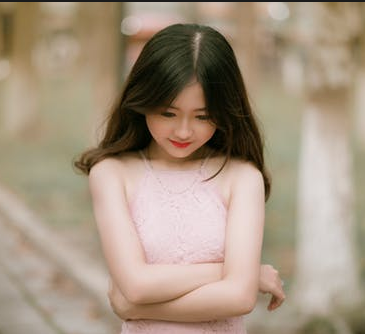
//> input picture opencv/learnOpencv/images/test.png, 365 x 334 px
$ ./009-色彩空间及其应用_提取图像前景和背景_   (built with g++ and OpenCV 4)
//> lines starting //> are read from the running program, lines starting //| are printed output that depends on the picture
#include <iostream>
#include <opencv2/opencv.hpp>

using namespace std;
using namespace cv;

/*
 * 色彩空间及其应用
 */
int main() {
    Mat src = imread("../images/test.png");
//> src is the input picture: 334 rows x 365 cols, CV_8UC3; mean B, G, R 128.5, 147.9, 165.4
    if (src.empty()) {
        cout << "could not load image.." << endl;
    }
    imshow("input", src);

    // RGB ==> HSV  YUV  YCrCb
    Mat hsv, yuv, ycrcb;
    cvtColor(src, hsv, COLOR_BGR2HSV);
//> hsv: 334 rows x 365 cols, CV_8UC3; mean H, S, V 25.5, 69, 165.5
    cvtColor(src, yuv, COLOR_BGR2YUV);
//> yuv: 334 rows x 365 cols, CV_8UC3; mean of channels 0, 1, 2 150.9, 117.1, 140.7
    cvtColor(src, ycrcb, COLOR_BGR2YCrCb);
//> ycrcb: 334 rows x 365 cols, CV_8UC3; mean of channels 0, 1, 2 150.9, 138.3, 115.4
    imshow("hsv", hsv);
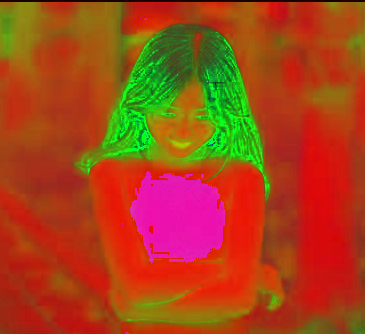
//> window 'hsv': 334 rows x 365 cols, CV_8UC3; mean B, G, R 25.5, 69, 165.5
    imshow("yuv", yuv);
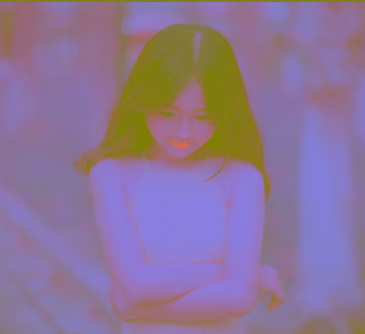
//> window 'yuv': 334 rows x 365 cols, CV_8UC3; mean B, G, R 150.9, 117.1, 140.7
    imshow("ycrcb", ycrcb);
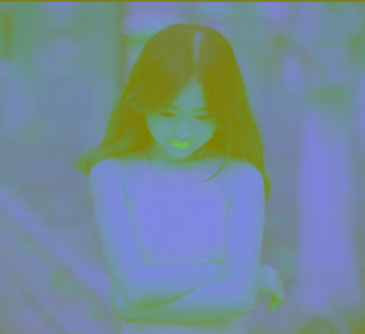
//> window 'ycrcb': 334 rows x 365 cols, CV_8UC3; mean B, G, R 150.9, 138.3, 115.4

    /*
     * 提取图像前景和背景
     */
    Mat src2 = imread("../images/boy.jpg");
//> boy.jpg cannot be read in this run, so this picture is empty
//> (the run ends here: the program stops with an error, at `imshow("input boy", src2);`)

$ run again, with opencv/learnOpencv/images/basketball1.png copied over opencv/learnOpencv/images/test.png
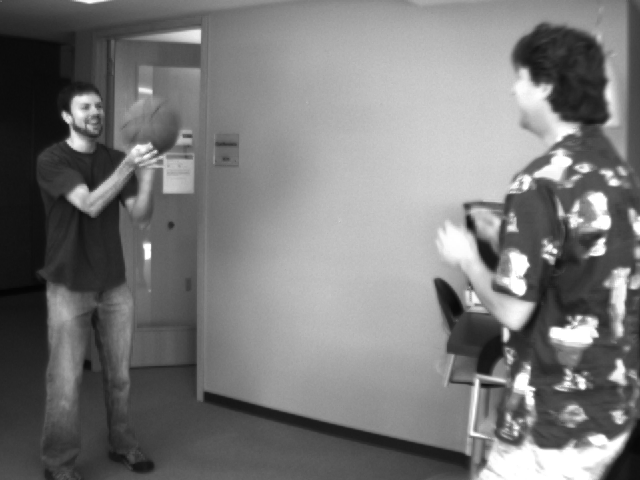
//> input picture opencv/learnOpencv/images/basketball1.png, 640 x 480 px
//> src is the input picture: 480 rows x 640 cols, CV_8UC3; min 4, max 255, mean 120.3
//> hsv: 480 rows x 640 cols, CV_8UC3; mean H, S, V 0, 0, 120.3
//> yuv: 480 rows x 640 cols, CV_8UC3; mean of channels 0, 1, 2 120.3, 128, 128
//> `imshow("hsv", hsv);`:
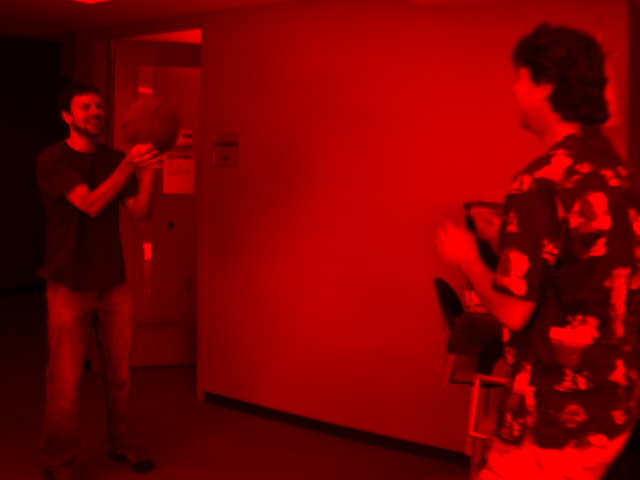
//> window 'hsv': 480 rows x 640 cols, CV_8UC3; mean B, G, R 0, 0, 120.3
//> `imshow("yuv", yuv);`:
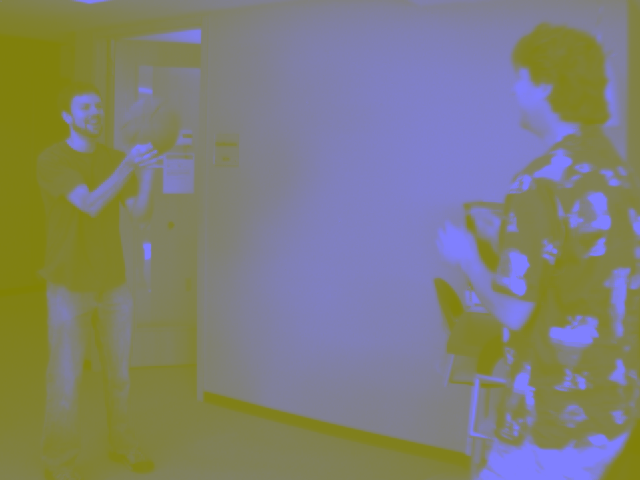
//> window 'yuv': 480 rows x 640 cols, CV_8UC3; mean B, G, R 120.3, 128, 128
